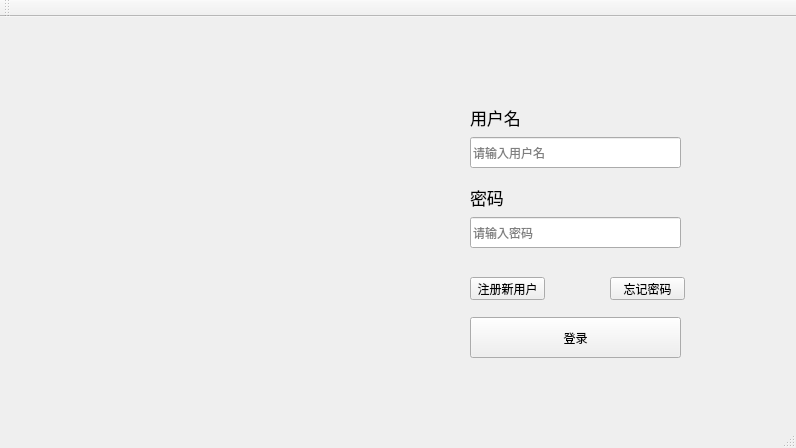
<?xml version="1.0" encoding="UTF-8"?>
<ui version="4.0">
 <class>SoccerAnalysisAsystemClass</class>
 <widget class="QMainWindow" name="SoccerAnalysisAsystemClass">
  <property name="geometry">
   <rect>
    <x>0</x>
    <y>0</y>
    <width>796</width>
    <height>448</height>
   </rect>
  </property>
  <property name="windowTitle">
   <string>SoccerAnalysisAsystem</string>
  </property>
  <widget class="QWidget" name="centralWidget">
   <widget class="QLabel" name="usnlabel">
    <property name="geometry">
     <rect>
      <x>470</x>
      <y>90</y>
      <width>60</width>
      <height>20</height>
     </rect>
    </property>
    <property name="font">
     <font>
      <pointsize>13</pointsize>
     </font>
    </property>
    <property name="text">
     <string>用户名</string>
    </property>
    <property name="textFormat">
     <enum>Qt::AutoText</enum>
    </property>
    <property name="alignment">
     <set>Qt::AlignLeading|Qt::AlignLeft|Qt::AlignVCenter</set>
    </property>
   </widget>
   <widget class="QLabel" name="pswlabel">
    <property name="geometry">
     <rect>
      <x>470</x>
      <y>170</y>
      <width>60</width>
      <height>20</height>
     </rect>
    </property>
    <property name="font">
     <font>
      <pointsize>13</pointsize>
     </font>
    </property>
    <property name="text">
     <string>密码</string>
    </property>
    <property name="textFormat">
     <enum>Qt::AutoText</enum>
    </property>
    <property name="alignment">
     <set>Qt::AlignLeading|Qt::AlignLeft|Qt::AlignVCenter</set>
    </property>
   </widget>
   <widget class="QLineEdit" name="username">
    <property name="geometry">
     <rect>
      <x>470</x>
      <y>120</y>
      <width>211</width>
      <height>31</height>
     </rect>
    </property>
    <property name="cursor">
     <cursorShape>IBeamCursor</cursorShape>
    </property>
    <property name="inputMask">
     <string/>
    </property>
    <property name="text">
     <string/>
    </property>
    <property name="placeholderText">
     <string>请输入用户名</string>
    </property>
   </widget>
   <widget class="QLineEdit" name="password">
    <property name="geometry">
     <rect>
      <x>470</x>
      <y>200</y>
      <width>211</width>
      <height>31</height>
     </rect>
    </property>
    <property name="cursor">
     <cursorShape>IBeamCursor</cursorShape>
    </property>
    <property name="inputMask">
     <string/>
    </property>
    <property name="text">
     <string/>
    </property>
    <property name="placeholderText">
     <string>请输入密码</string>
    </property>
   </widget>
   <widget class="QPushButton" name="signin">
    <property name="geometry">
     <rect>
      <x>470</x>
      <y>260</y>
      <width>75</width>
      <height>23</height>
     </rect>
    </property>
    <property name="text">
     <string>注册新用户</string>
    </property>
   </widget>
   <widget class="QPushButton" name="forgotpsw">
    <property name="geometry">
     <rect>
      <x>610</x>
      <y>260</y>
      <width>75</width>
      <height>23</height>
     </rect>
    </property>
    <property name="text">
     <string>忘记密码</string>
    </property>
   </widget>
   <widget class="QPushButton" name="login">
    <property name="geometry">
     <rect>
      <x>470</x>
      <y>300</y>
      <width>211</width>
      <height>41</height>
     </rect>
    </property>
    <property name="text">
     <string>登录</string>
    </property>
   </widget>
  </widget>
  <widget class="QMenuBar" name="menuBar">
   <property name="geometry">
    <rect>
     <x>0</x>
     <y>0</y>
     <width>796</width>
     <height>23</height>
    </rect>
   </property>
  </widget>
  <widget class="QToolBar" name="mainToolBar">
   <attribute name="toolBarArea">
    <enum>TopToolBarArea</enum>
   </attribute>
   <attribute name="toolBarBreak">
    <bool>false</bool>
   </attribute>
  </widget>
  <widget class="QStatusBar" name="statusBar"/>
 </widget>
 <layoutdefault spacing="6" margin="11"/>
 <resources>
  <include location="SoccerAnalysisAsystem.qrc"/>
 </resources>
 <connections/>
</ui>
